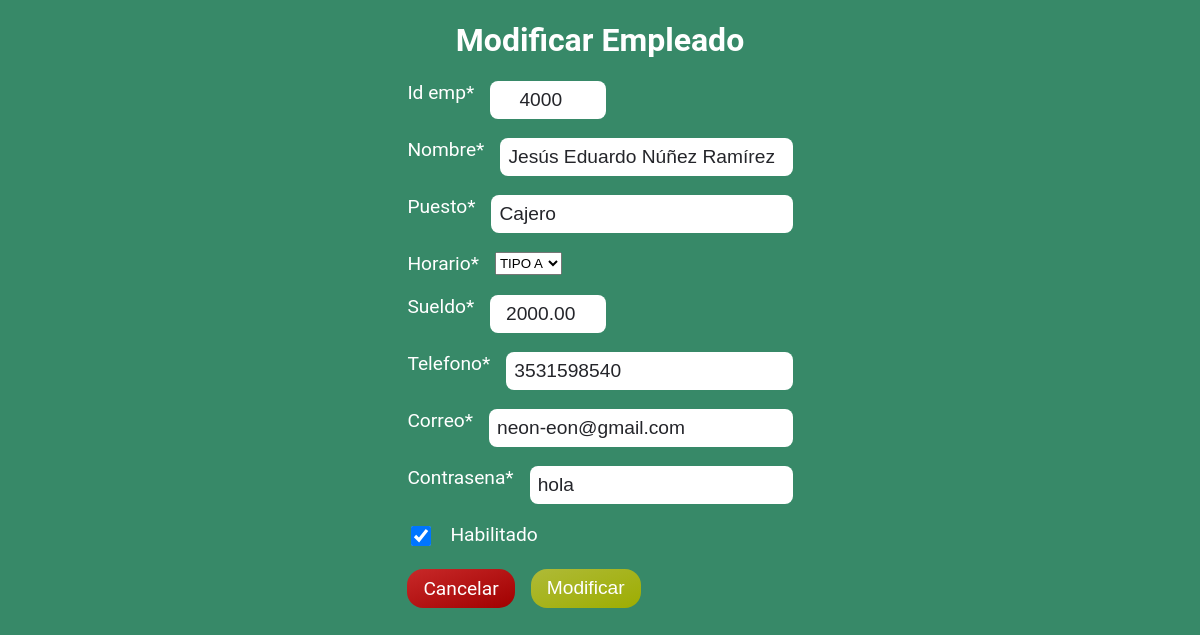
Page /empleados-edit/4000/ on the committed database.
### empleados/models.py (models this page shows, shortened)
class Empleado(models.Model):
    id_emp = models.PositiveIntegerField(unique=True, blank=False, null=False)
    nombre = models.CharField(max_length=40, unique=True, blank=False, null=False)
    puesto = models.CharField(max_length=20, blank=False, null=False)
    horario = models.CharField(max_length=20, blank=False, null=False)
    sueldo = models.DecimalField(max_digits=7, decimal_places=2, blank=False, null=False)
    telefono = models.CharField(max_length=10, unique=True, blank=False, null=False)
    correo = models.CharField(max_length=30, unique=True, blank=False, null=False)
    contrasena = models.CharField(max_length=30, blank=False, null=False)
    habilitado = models.BooleanField(default=True)

### empleados/views.py (the view, shortened to what this page needs)
# urls.py: path('empleados-edit/<id_emp>/', views.edit_empleado, name='empleados_edit'),
def edit_empleado(request, id_emp):
    empleado = get_object_or_404(Empleado, id_emp=id_emp)
    data = {
        'form': EmpleadoForm(instance=empleado)
    }
    return render(request, 'empleados/empleados/empleados_edit.html', data)

### empleados/forms.py
class EmpleadoForm(forms.ModelForm):
    TIPO=(
        (0,"TIPO A"),
        (1,"TIPO B"),
        (2,"TIPO C")
    )
    horario = forms.DateField(
        widget=forms.Select(choices=TIPO)
    )
    class Meta:
        model = Empleado
        fields = '__all__'

### empleados/templates/empleados/empleados/empleados_edit.html (shortened to what this page needs)
{% extends 'base/base_agregar.html' %}
{% load crispy_forms_tags %}
{% block content %}
    <h1>
        Modificar Empleado
    </h1>
    <section class="contenedor-form">
        <form method="post">
            {{ form | crispy }}
            <div>
                <a id="btn-cancelar" href="{% url 'empleados_list' %}" class="btn-cancelar">Cancelar</a>
                <button id="btn-aceptar" type="submit" class="btn-aceptar">Modificar</button>
            </div>
        </form>
    </section>
{% endblock %}

### static/css/agregar.css (style rules this page uses)
:root { --amarillo: #FCB84A; --verde_oscuro: #3C5843; --verde: #378968; --verde_claro: #afba37; --verde_agua: #65ADA5; --verde_claro_transparente: rgba(175, 186, 55, 0.2); --negro_grisaseo: #24252A; --gris: #999; }
html { width: 100%; height: 100%; }
body { font-family: 'Roboto', sans-serif; padding-bottom: 100px; margin: 0; background-color: var(--verde); color: white; }
h1 { color: white; text-align: center; font-weight: bold; }
.contenedor-form { margin: 0 200px 0 200px; display: flex; justify-content: center; align-items: center; font-size: 1.2rem; }
.contenedor-form form { display: flex; flex-direction: column; gap: 1.2rem; }
.contenedor-form form div { display: flex; gap: 1rem; }
.btn-cancelar { background-image: linear-gradient(to bottom right, #C82929, #a00000); color: white; border-radius: 1rem; padding: 0.5rem 1rem 0.5rem 1rem; font-size: 1.2rem; cursor: pointer; text-align: center; text-decoration: none; }
.btn-aceptar { background-image: linear-gradient(to bottom right, #afba37, #9dad01); border: none; color: white; border-radius: 1rem; padding: 0.5rem 1rem 0.5rem 1rem; font-size: 1.2rem; cursor: pointer; text-align: center; text-decoration: none; }
.contenedor-form form input { background-color: white; border: none; border-radius: 0.5rem; padding: 0.5rem; color: #24252A; font-size: 1.2rem; }
.contenedor-form form input[type="text"], input[type="email"] { width: 100%; }
.contenedor-form form input[type="number"] { width: 100px; text-align: center; }
.contenedor-form form input[type="checkbox"] { width: 20px; height: 20px; border: 1px solid #000; cursor: pointer; }
.contenedor-form form input[type="checkbox"]:checked { background-color: var(--amarillo); }

### rows in the picture
Empleado: id_emp "4000", nombre "Jesús Eduardo Núñez Ramírez", puesto "Cajero", horario "TIPO A", sueldo "2000.00", telefono "3531598540", correo "neon-eon@gmail.com", contrasena "hola", habilitado "☑"
